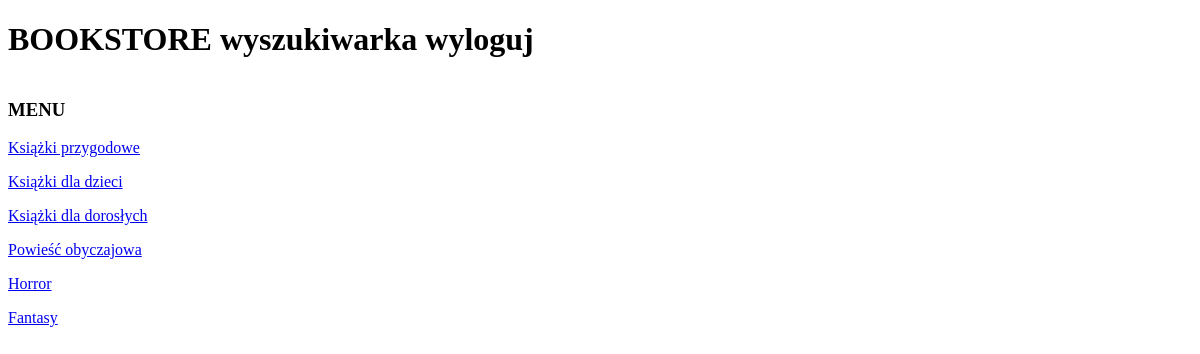
The app's page /kategoria/5/, older data.
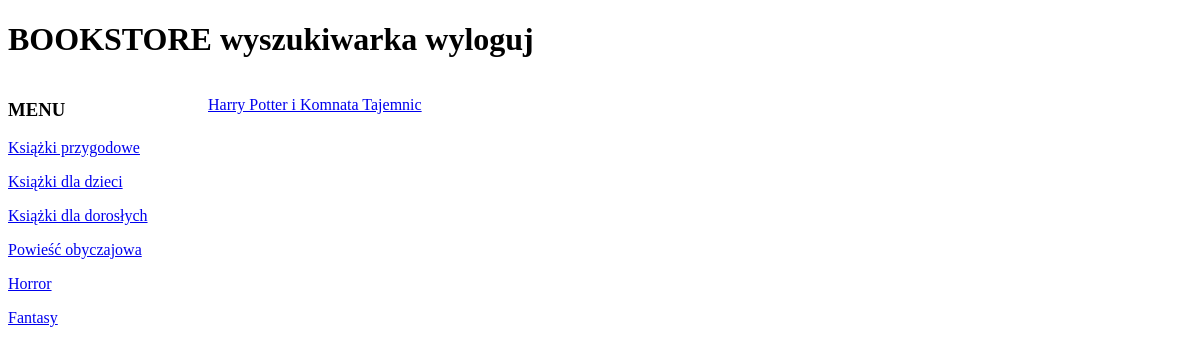
The same page, newer data.
### Produkty/models.py (models this page shows, shortened)
class Kategoria(models.Model):
    name = models.CharField(max_length=100)
    class Meta:
        verbose_name = 'Kategoria'
        verbose_name_plural = 'Kategorie'

class Produkty(models.Model):
    kategoria = models.ForeignKey(Kategoria, on_delete=models.CASCADE, blank=True, null=True)
    autor = models.ForeignKey(Autor, on_delete=models.CASCADE, null=True)
    nazwa = models.CharField(max_length=150)
    opis = models.TextField(blank=True)
    cena = models.DecimalField(max_digits=99999,decimal_places=2)
    class Meta:
        verbose_name = 'Produkt'
        verbose_name_plural = 'Produkty'

### Produkty/views.py (the view)
# urls.py: path('kategoria/<id>/', kategoria, name='kategoria'),
def kategoria (request, id):
    kategoria_user = Kategoria.objects.get(pk=id)
    kategoria_produkt = Produkty.objects.filter(kategoria=kategoria_user)
    kategorie = Kategoria.objects.all()
    dane = {'kategoria_user': kategoria_user,
            'kategoria_produkt': kategoria_produkt,
            'kategorie': kategorie}
    return render(request, 'kategoria_produkt.html', dane)

### Produkty/templates/kategoria_produkt.html (shortened to what this page needs)
{% extends 'szablon.html' %}
{% block produkt %}
    {% if kategoria_produkt %}
        {% for produkt in kategoria_produkt %}
            <p><a href = "/produkt/{{ produkt.id }}/"> {{ produkt.nazwa }}</a></p>
        {% endfor %}
    {%endif%}
{% endblock%}

### Produkty/templates/szablon.html (shortened to what this page needs)
<!DOCTYPE html>
<html lang="pl">
<head>
</head>
<body>
<div>
<h1> BOOKSTORE     wyszukiwarka         wyloguj </h1>
</div>
<div style="width:200px; float:left">
    <h3> MENU </h3>
    {% for kat in kategorie %}
        <p><a href="/kategoria/{{ kat.id }}"> {{ kat.name }} </a></p>
    {% endfor %}
</div>
<div style="width:700; float:left">
    {% block produkt %}  {% endblock produkt %}
</div>
</body>
</html>

Row changes from the older to the newer data that the page shows:
now on this page (row edited): Produkty: nazwa "Harry Potter i Komnata Tajemnic"
